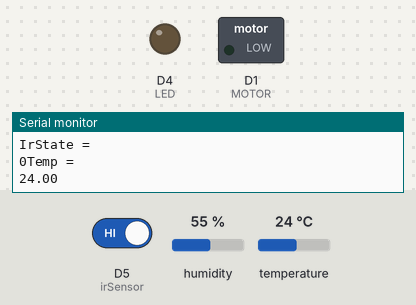
This sketch was run on a simulated ESP8266 (NodeMCU). On the bench: switched loads named in the sketch (green lamp = pin HIGH), output pins drawn as LEDs (lit = HIGH), the last lines printed to the serial monitor. The inputs (shaded band) are chosen by the test bench; at power-on: D5 (irSensor) HIGH, temperature 24 °C, humidity 55 %.

Above: at 2.4 s.
2.5 s: D5 (irSensor) driven LOW
At 4.4 s:
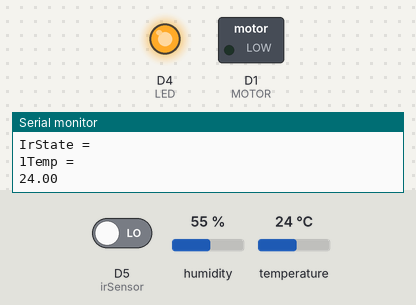
4.7 s: temperature set to 29 °C
6.2 s: temperature set to 32 °C
At 8.1 s:
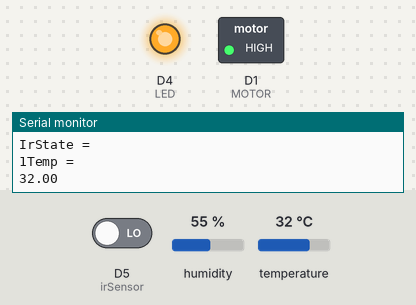
8.7 s: D5 (irSensor) driven HIGH
At 9.3 s:
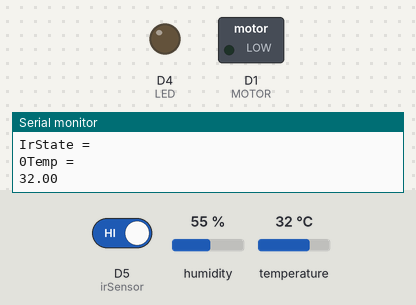
Timing chart, 0 to 11.3 s (numbered marks = the images above; inputs shaded):
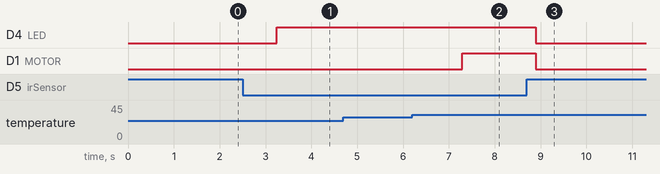

Measured:
- the behaviour switches between 30 and 31 °C on temperature (found by bisection; images 1 and 2)
- after the input at 2.5 s, D4 (LED): LOW → HIGH after 0.75 s
- after the input at 6.2 s, D1 (MOTOR): LOW → HIGH after 1.1 s
- after the input at 8.7 s, D4 (LED), D1 (MOTOR): HIGH → LOW after 0.20 s

The sketch:

sketch_sep15b.ino
```cpp
#include"DHT.h"
#define DHTTYPE DHT11
#define dht_dpin 0

DHT dht(dht_dpin,DHTTYPE);

//init global vars
// digital pin 2 has a pushbutton attached to it. Give it a name:
uint8_t irSensor = D5;
uint8_t LED = D4;
uint8_t MOTOR = D1;


// the setup routine runs once when you press reset:
void setup() {
  // initialize serial communication at 9600 bits per second:
  Serial.begin(115200);
  // make the pushbutton's pin an input:
  pinMode(irSensor, INPUT);
  pinMode(LED, OUTPUT);
  pinMode(MOTOR, OUTPUT);
  delay(1);
}

// the loop routine runs over and over again forever:
void loop() {

  float h = dht.readHumidity();
  float t = dht.readTemperature();
  int x = IR();
  // read the input pin:

  // print out the state of the button:
  Serial.println("IrState = ");
  Serial.print(x);
  Serial.println("Temp = ");
  Serial.print(t);
  Serial.println(" ");
  if(t>30){
      digitalWrite(MOTOR,x);
  }
  //digitalWrite(MOTOR,!(irState));
  delay(800);        // delay in between reads for stability
}

int IR(){

  int irState = digitalRead(irSensor);
  // print out the state of the button:
  Serial.println(irState);
  digitalWrite(LED, !(irState));
  return !(irState);

}
```
